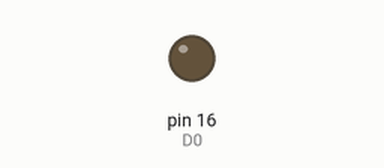
This sketch was run on a simulated Arduino Uno, built with avr-gcc and run on an emulated ATmega328P. Shown: output pins drawn as LEDs (lit = HIGH).

Above: at 0.3 s.
At 4.6 s:
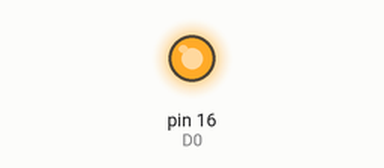
Timing chart, 0 to 7.2 s (numbered marks = the images above):
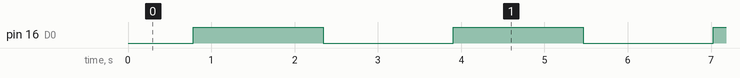

Measured:
- by itself, pin 16 (D0): alternates HIGH for 1.6 s and LOW for 1.6 s

The sketch:

LED_Fading.ino
```cpp
#define D0 16

void setup() {
  // put your setup code here, to run once:

}

void loop() {
  // put your main code here, to run repeatedly:

  for(int i=0;i<=255;i+=5)
  {
    analogWrite(D0,i);
    delay(30);
  }

  for(int i=255;i>=0;i-=5)
  {
    analogWrite(D0,i);
    delay(30);
  }

}
```
